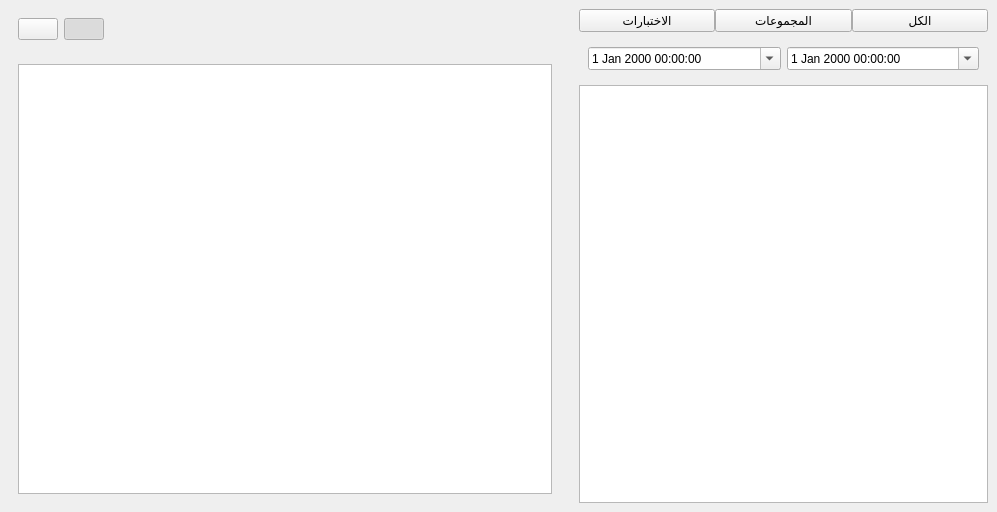
<?xml version="1.0" encoding="UTF-8"?>
<ui version="4.0">
 <class>Form</class>
 <widget class="QWidget" name="Form">
  <property name="geometry">
   <rect>
    <x>0</x>
    <y>0</y>
    <width>997</width>
    <height>512</height>
   </rect>
  </property>
  <property name="windowTitle">
   <string>Form</string>
  </property>
  <layout class="QVBoxLayout" name="verticalLayout">
   <property name="spacing">
    <number>0</number>
   </property>
   <property name="margin">
    <number>0</number>
   </property>
   <item>
    <widget class="QWidget" name="widget" native="true">
     <layout class="QHBoxLayout" name="horizontalLayout">
      <property name="spacing">
       <number>0</number>
      </property>
      <property name="margin">
       <number>0</number>
      </property>
      <item>
       <widget class="QWidget" name="widget_3" native="true">
        <property name="sizePolicy">
         <sizepolicy hsizetype="Preferred" vsizetype="Preferred">
          <horstretch>4</horstretch>
          <verstretch>0</verstretch>
         </sizepolicy>
        </property>
        <layout class="QVBoxLayout" name="verticalLayout_2">
         <item>
          <widget class="QWidget" name="widget_6" native="true">
           <layout class="QHBoxLayout" name="horizontalLayout_4">
            <item>
             <widget class="QPushButton" name="grid_btn">
              <property name="text">
               <string/>
              </property>
              <property name="icon">
               <iconset resource="../views/source.qrc">
                <normaloff>:/n/img/line-chart.png</normaloff>:/n/img/line-chart.png</iconset>
              </property>
              <property name="checkable">
               <bool>true</bool>
              </property>
             </widget>
            </item>
            <item>
             <widget class="QPushButton" name="list_btn">
              <property name="text">
               <string/>
              </property>
              <property name="icon">
               <iconset resource="../views/source.qrc">
                <normaloff>:/n/img/icons8-Select All-100.png</normaloff>:/n/img/icons8-Select All-100.png</iconset>
              </property>
              <property name="checkable">
               <bool>true</bool>
              </property>
              <property name="checked">
               <bool>true</bool>
              </property>
             </widget>
            </item>
            <item>
             <spacer name="horizontalSpacer">
              <property name="orientation">
               <enum>Qt::Horizontal</enum>
              </property>
              <property name="sizeHint" stdset="0">
               <size>
                <width>40</width>
                <height>20</height>
               </size>
              </property>
             </spacer>
            </item>
           </layout>
          </widget>
         </item>
         <item>
          <widget class="QStackedWidget" name="report_w">
           <property name="sizePolicy">
            <sizepolicy hsizetype="Preferred" vsizetype="Preferred">
             <horstretch>0</horstretch>
             <verstretch>8</verstretch>
            </sizepolicy>
           </property>
           <property name="styleSheet">
            <string notr="true"/>
           </property>
           <property name="currentIndex">
            <number>0</number>
           </property>
           <widget class="QWidget" name="rep_w">
            <layout class="QVBoxLayout" name="verticalLayout_5">
             <item>
              <widget class="QTableView" name="info_tbl"/>
             </item>
            </layout>
           </widget>
           <widget class="QWidget" name="graph_w"/>
          </widget>
         </item>
        </layout>
       </widget>
      </item>
      <item>
       <widget class="QWidget" name="widget_2" native="true">
        <property name="sizePolicy">
         <sizepolicy hsizetype="Preferred" vsizetype="Preferred">
          <horstretch>3</horstretch>
          <verstretch>0</verstretch>
         </sizepolicy>
        </property>
        <layout class="QVBoxLayout" name="verticalLayout_3">
         <item>
          <widget class="QWidget" name="widget_4" native="true">
           <layout class="QHBoxLayout" name="horizontalLayout_2">
            <property name="spacing">
             <number>0</number>
            </property>
            <property name="margin">
             <number>0</number>
            </property>
            <item>
             <widget class="QPushButton" name="exm_btn">
              <property name="text">
               <string>الاختبارات</string>
              </property>
              <property name="icon">
               <iconset resource="../views/source.qrc">
                <normaloff>:/n/img/Bullish-100.png</normaloff>:/n/img/Bullish-100.png</iconset>
              </property>
              <property name="iconSize">
               <size>
                <width>30</width>
                <height>30</height>
               </size>
              </property>
             </widget>
            </item>
            <item>
             <widget class="QPushButton" name="gp_btn">
              <property name="text">
               <string>المجموعات</string>
              </property>
              <property name="icon">
               <iconset resource="../views/source.qrc">
                <normaloff>:/n/img/line-chart.png</normaloff>:/n/img/line-chart.png</iconset>
              </property>
              <property name="iconSize">
               <size>
                <width>30</width>
                <height>30</height>
               </size>
              </property>
             </widget>
            </item>
            <item>
             <widget class="QPushButton" name="all_btn">
              <property name="text">
               <string>الكل</string>
              </property>
              <property name="icon">
               <iconset resource="../views/source.qrc">
                <normaloff>:/n/img/Worldwide Location-100.png</normaloff>:/n/img/Worldwide Location-100.png</iconset>
              </property>
              <property name="iconSize">
               <size>
                <width>30</width>
                <height>30</height>
               </size>
              </property>
             </widget>
            </item>
           </layout>
          </widget>
         </item>
         <item>
          <widget class="QWidget" name="widget_5" native="true">
           <layout class="QHBoxLayout" name="horizontalLayout_3">
            <item>
             <widget class="QDateTimeEdit" name="end_dt">
              <property name="calendarPopup">
               <bool>true</bool>
              </property>
             </widget>
            </item>
            <item>
             <widget class="QDateTimeEdit" name="start_dt">
              <property name="calendarPopup">
               <bool>true</bool>
              </property>
             </widget>
            </item>
           </layout>
          </widget>
         </item>
         <item>
          <widget class="QTableView" name="tableView">
           <property name="sizePolicy">
            <sizepolicy hsizetype="Preferred" vsizetype="Expanding">
             <horstretch>0</horstretch>
             <verstretch>0</verstretch>
            </sizepolicy>
           </property>
           <property name="layoutDirection">
            <enum>Qt::RightToLeft</enum>
           </property>
          </widget>
         </item>
        </layout>
       </widget>
      </item>
     </layout>
    </widget>
   </item>
  </layout>
 </widget>
 <resources>
  <include location="../views/source.qrc"/>
 </resources>
 <connections/>
</ui>
